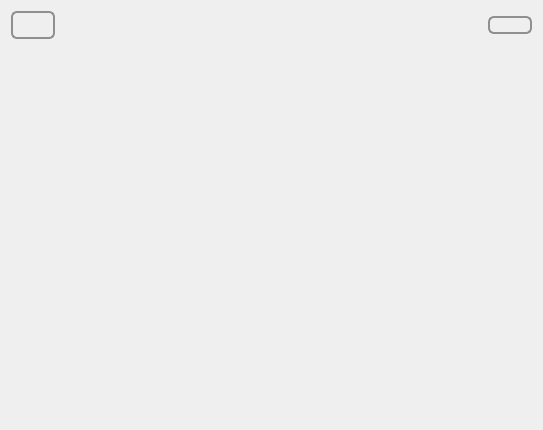
<?xml version="1.0" encoding="UTF-8"?>
<ui version="4.0">
 <class>MasterView</class>
 <widget class="QWidget" name="MasterView">
  <property name="geometry">
   <rect>
    <x>0</x>
    <y>0</y>
    <width>543</width>
    <height>430</height>
   </rect>
  </property>
  <property name="windowTitle">
   <string>MasterView</string>
  </property>
  <property name="styleSheet">
   <string notr="true"> QPushButton {
      border: 2px solid #8f8f91;
      border-radius: 6px;
      background-color: qlineargradient(x1: 0, y1: 0, x2: 0, y2: 1,
                                        stop: 0 #f6f7fa, stop: 1 #dadbde);
      min-width: 40px;
  }

  QPushButton:pressed {
      background-color: qlineargradient(x1: 0, y1: 0, x2: 0, y2: 1,
                                        stop: 0 #babbbe, stop: 1 #f6f7fa);
  }

  QPushButton:flat {
      border: none; /* no border for a flat push button */
  }

  QPushButton:default {
      border-color: navy; /* make the default button prominent */
  }

  QLineEdit {
      border: 2px solid gray;
      border-radius: 10px;
      padding: 0 8px;
     
      selection-background-color: darkgray;
  }
</string>
  </property>
  <layout class="QVBoxLayout" name="verticalLayout">
   <item>
    <layout class="QHBoxLayout" name="horizontalLayout">
     <item>
      <widget class="QPushButton" name="btBack">
       <property name="minimumSize">
        <size>
         <width>44</width>
         <height>28</height>
        </size>
       </property>
       <property name="contextMenuPolicy">
        <enum>Qt::DefaultContextMenu</enum>
       </property>
       <property name="acceptDrops">
        <bool>false</bool>
       </property>
       <property name="autoFillBackground">
        <bool>false</bool>
       </property>
       <property name="text">
        <string/>
       </property>
       <property name="icon">
        <iconset resource="icons.qrc">
         <normaloff>:/icons/back.png</normaloff>:/icons/back.png</iconset>
       </property>
       <property name="autoRepeat">
        <bool>false</bool>
       </property>
       <property name="autoExclusive">
        <bool>false</bool>
       </property>
       <property name="flat">
        <bool>false</bool>
       </property>
      </widget>
     </item>
     <item>
      <spacer name="horizontalSpacer">
       <property name="orientation">
        <enum>Qt::Horizontal</enum>
       </property>
       <property name="sizeHint" stdset="0">
        <size>
         <width>40</width>
         <height>20</height>
        </size>
       </property>
      </spacer>
     </item>
     <item>
      <widget class="QLabel" name="label">
       <property name="text">
        <string/>
       </property>
      </widget>
     </item>
     <item>
      <spacer name="horizontalSpacer_2">
       <property name="orientation">
        <enum>Qt::Horizontal</enum>
       </property>
       <property name="sizeHint" stdset="0">
        <size>
         <width>40</width>
         <height>20</height>
        </size>
       </property>
      </spacer>
     </item>
     <item>
      <widget class="QPushButton" name="btLogout">
       <property name="text">
        <string/>
       </property>
       <property name="icon">
        <iconset resource="icons.qrc">
         <normaloff>:/icons/logout.png</normaloff>:/icons/logout.png</iconset>
       </property>
      </widget>
     </item>
    </layout>
   </item>
   <item>
    <widget class="QStackedWidget" name="stackedWidget">
     <property name="currentIndex">
      <number>-1</number>
     </property>
    </widget>
   </item>
  </layout>
 </widget>
 <resources>
  <include location="icons.qrc"/>
 </resources>
 <connections/>
</ui>
